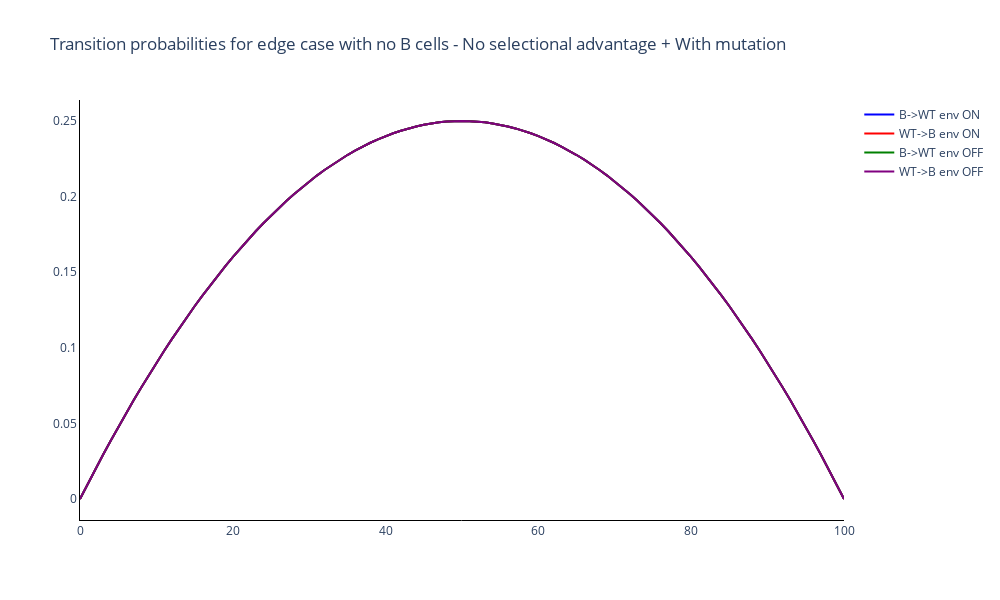

The code cell stored with this chart in its notebook:
### Code cell
# Trace names - represent the transition probabilities used for the simulation
trace_name = ['B->WT env ON', 'WT->B env ON', 'B->WT env OFF', 'WT->B env OFF']

fig = go.Figure()

# Add traces of the transition probabilities
for c in range(trans_prob.shape[1]):
    fig.add_trace(
        go.Scatter(
            y=trans_prob[:, c],
            x=list(range(sep_algo.N+1)),
            mode='lines',
            name=trace_name[c],
            line_color=colours[c]
        )
    )

fig.update_layout(
    title='Transition probabilities for edge case with no B cells - No selective advantage + With mutation',
    width=1000, 
    height=600,
    plot_bgcolor='white',
    xaxis=dict(linecolor='black'),
    yaxis=dict(linecolor='black'),
    )
